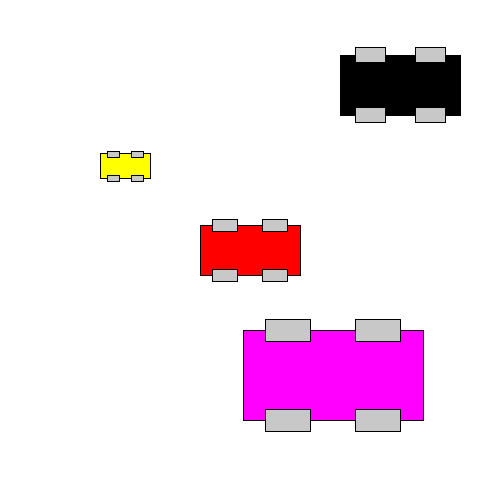
Frame 1 (no input)
Frame 60 (the mouse pressed at the canvas centre just before this capture): identical to frame 1, image omitted
Frame 120 (the mouse held since frame 60 and released just before this capture): identical to frame 1, image omitted

The Processing sketch that drew this single still picture (run headless with seeded random() and noise(); from frame 60 on, the mouse is pressed at the canvas centre):

// Processing sketch: Functions_1_Cars
// ── Functions_1_Cars.pde
//This sketch shows the proper use of a function using an offset
//It also shows that ALL PRIMITIVE valued arguments when passed to
//functions are COPIED, not directly passed. ("pass by value" is technically wrong wording here but this is whats its called,
//however, it would be more correct to say "PASSED BY COPY"!). 
//Remember this is for all primitive types, objects are different

float x = 57;

void setup() {
  size(500, 500);
  smooth(4);
  background(255);
  ellipseMode(CENTER);
  frameRate(30);
  strokeWeight(1);

  println(x); //x is 57
  randomizer(x);
  print(x); 
  // Of course the global varialbe x here is the same after the function call
  // becasue primitive arguments are always passed as a copy. Simple. x still is 57  
  
  //Just checking I remember the distance formula
  float distance1 = distance(2,3,7,9);
  println("This is the distacne " +distance1);
  //Using the Processing library "dist" method to check my answer
  println(dist(2,3,7,9));
}

void draw() {  

  drawCar(width/2, height/2, 100, color(255, 0, 0));
  drawCar(width/4, height/3, 50, color(255, 255, 0));
  drawCar(2*width/3, 3*height/4, 180, color(255, 0, 255));
  drawCar(width - 100, height/4 - 40, 120, color(0, 0, 0));
}

//Remember arguments are passed as COPIES of the argument!
//This means a COPY of the argument is passed to the fucntion - 
//not the value itself
void drawCar(int x, int y, int size, color c) {
  int offset = size/4;
  rectMode(CENTER);
  stroke(0);
  fill(c);
  rect(x, y, size, size/2); //body

  fill(200);
  rect(x - offset, y - offset, offset, offset/2); //top left wheel
  rect(x + offset, y - offset, offset, offset/2); //top right wheel
  rect(x - offset, y + offset, offset, offset/2); //bottom left wheel
  rect(x + offset, y + offset, offset, offset/2); //top left wheel
}

//The comment of copying arguments is demopnstarted when you call this function
//from main. A COPY of 
void randomizer(float num) {  
  float randomNum =random(-2, 2);
  println(randomNum + num);
}

//Just checking I remember the distance formula
float distance(float x1, float y1, float x2, float y2)  {
  float differenceX = (x1 - x2);
  float differenceY = (y1 - y2);
  float distance = sqrt(sq(differenceX) + sq(differenceY));
  return distance;  
}
